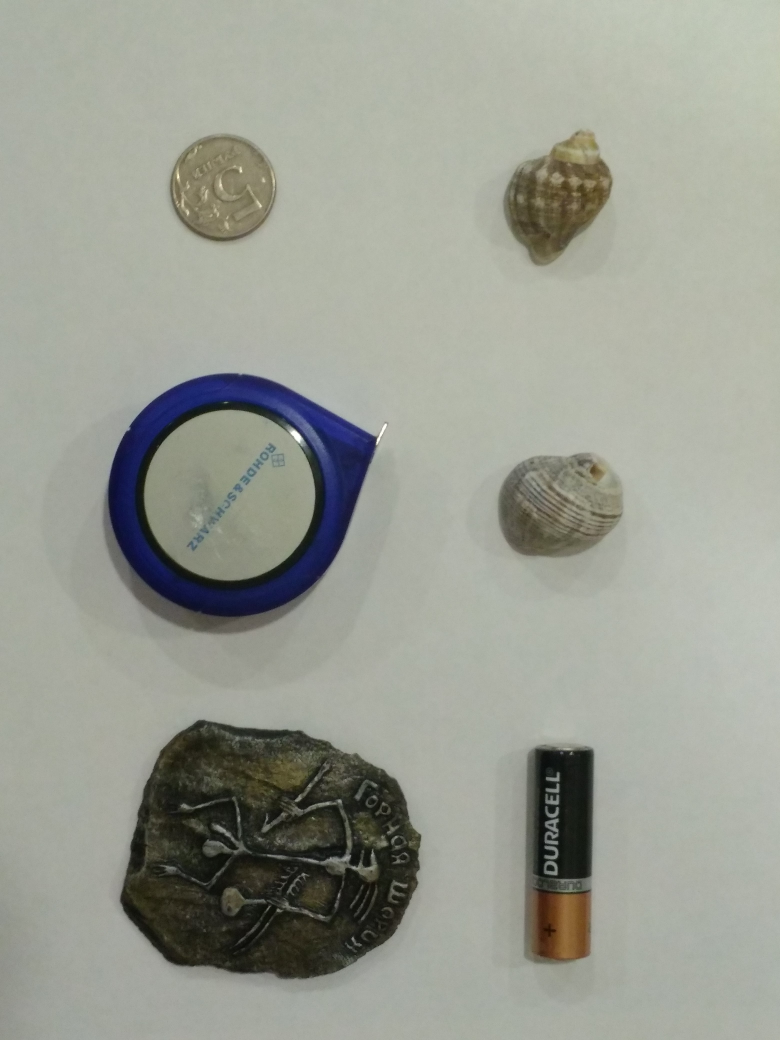
#> input picture pencils/img (1).jpg, 3120 x 4160 px (shown at 1/4 size)
$ python main.py
#> lines starting #> are read from the running program, lines starting #| are printed output that depends on the picture; after the words box and inside, x2 and y2 are one past the last pixel; in counts of white or black regions, pixels touching at a corner belong together
import cv2
import numpy as np

files = ["img (1).jpg", "img (2).jpg", "img (3).jpg", "img (4).jpg", "img (5).jpg", "img (6).jpg", "img (7).jpg", "img (8).jpg", "img (9).jpg", "img (10).jpg", "img (11).jpg", "img (12).jpg"]
final = 0
for file in files:
    image = cv2.imread(file)
#> image is the input picture: shape (4160, 3120, 3); mean B, G, R 146.8, 157.2, 154.3

    hsv = cv2.cvtColor(image, cv2.COLOR_BGR2HSV)
#> hsv: shape (4160, 3120, 3); mean H, S, V 41, 27.6, 158.9
    lower_green = np.array([35, 200, 0])
    upper_green = np.array([85, 255, 255])
    lower_blue = np.array([85, 100, 100])
    upper_blue = np.array([110, 255, 255])
    lower_orange = np.array([0, 150, 150])
    upper_orange = np.array([20, 255, 255])

    mask_green = cv2.inRange(hsv, lower_green, upper_green)
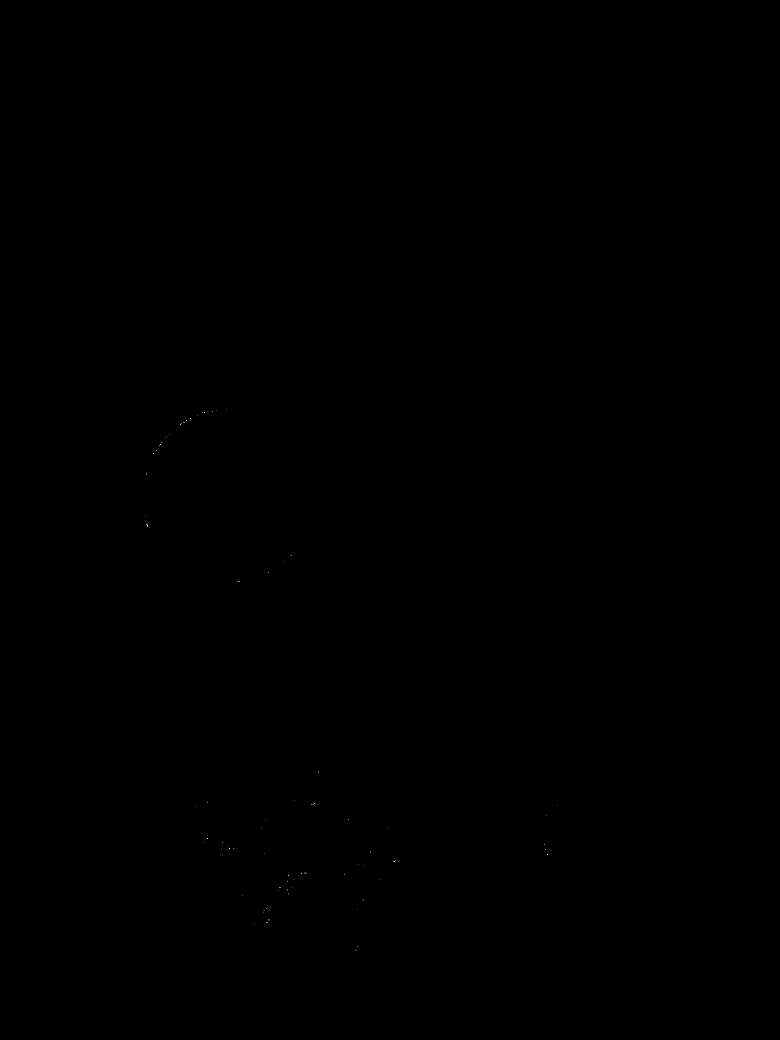
#> mask_green: shape (4160, 3120) (shown at 1/4 size); 0% white in thin lines or dots, all inside (x1, y1, x2, y2) = (582, 1637, 2231, 3801)
    mask_blue = cv2.inRange(hsv, lower_blue, upper_blue)
#> mask_blue: shape (4160, 3120); 0% white in thin lines or dots, all inside (x1, y1, x2, y2) = (1247, 1718, 1254, 1721)
    mask_orange = cv2.inRange(hsv, lower_orange, upper_orange)
#> mask_orange: shape (4160, 3120); every value is 0

    mask = cv2.add(mask_blue, mask_green)
    mask = cv2.add(mask, mask_orange)

    mask = cv2.morphologyEx(mask, cv2.MORPH_CLOSE, np.ones((17, 17)), iterations=5)
#> mask: shape (4160, 3120); 0.04% white; 60 white regions (52 under 20 px), largest, box (x1, y1, x2, y2) and area: (1114, 3500, 1176, 3577) 2200, (1052, 3623, 1083, 3691) 1379, (883, 3370, 936, 3424) 629
    mask = cv2.resize(mask, dsize=(400, 400), fx=20, fy=20)
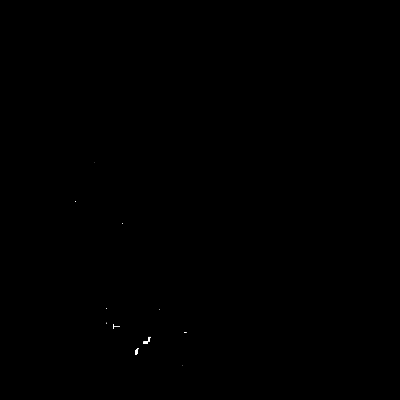
#> mask: shape (400, 400); min 0, max 255, mean 0.1

    contours, _ = cv2.findContours(mask, cv2.RETR_EXTERNAL, cv2.CHAIN_APPROX_SIMPLE)
#> contours = 11 contours, all with area under 20

    k = 0

    for contour in contours:
        area = cv2.contourArea(contour)

        if area > 1000:
            k += 1
            final += 1
#> this loop made 11 passes
#> (contour, area) on passes 1, 4, 6, 7, 8, 9, 10, 11: ([[182, 365]], 0), ([[184, 332], [186, 332]], 0), ([[106, 322], [106, 323]], 0), ([[159, 309]], 0), ([[106, 308]], 0), ([[122, 223]], 0), ([[75, 201]], 0), ([[94, 162]], 0)
#> area on passes 2, 3, 5: 11, 16.5, 1
#> after the loop, final = 0; k = 0
    print(f"Карандашей на {file} - {k}")
#| Карандашей на img (1).jpg - 0
#> pass 2 of the loop `for file in files:`:
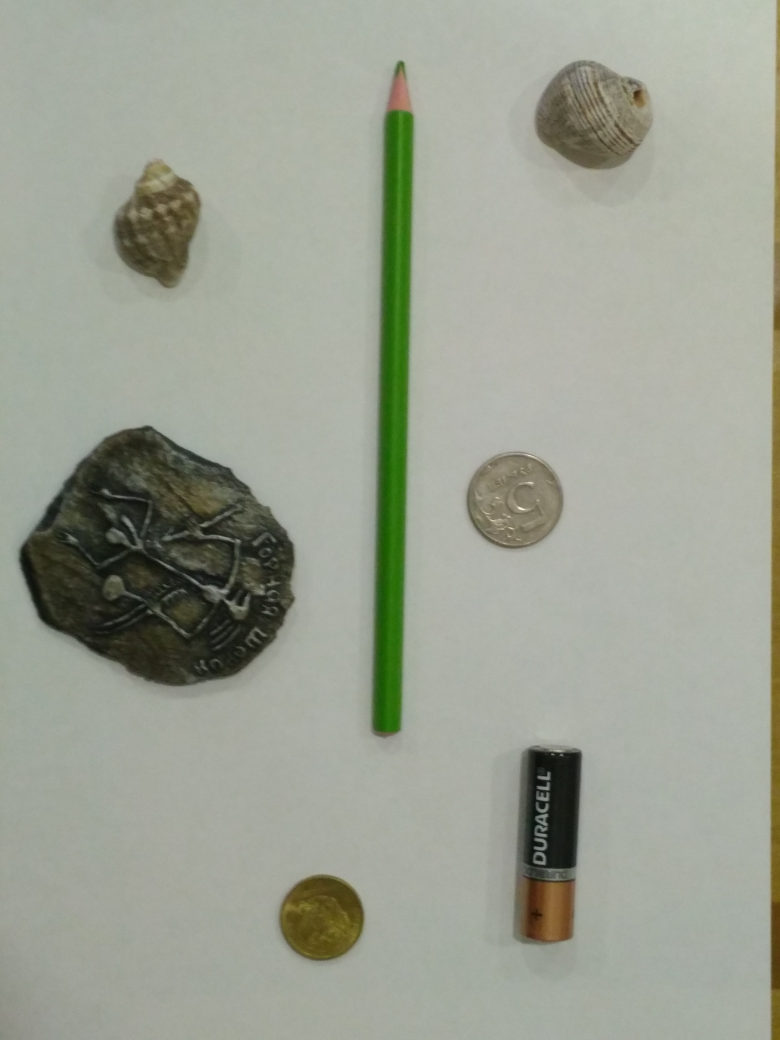
#> input picture pencils/img (2).jpg, 3120 x 4160 px (shown at 1/4 size)
#> image is the input picture: shape (4160, 3120, 3); mean B, G, R 147, 160.5, 155.9
#> hsv: shape (4160, 3120, 3); mean H, S, V 41.5, 27.6, 161.1
#> `mask_green = cv2.inRange(hsv, lower_green, upper_green)`:
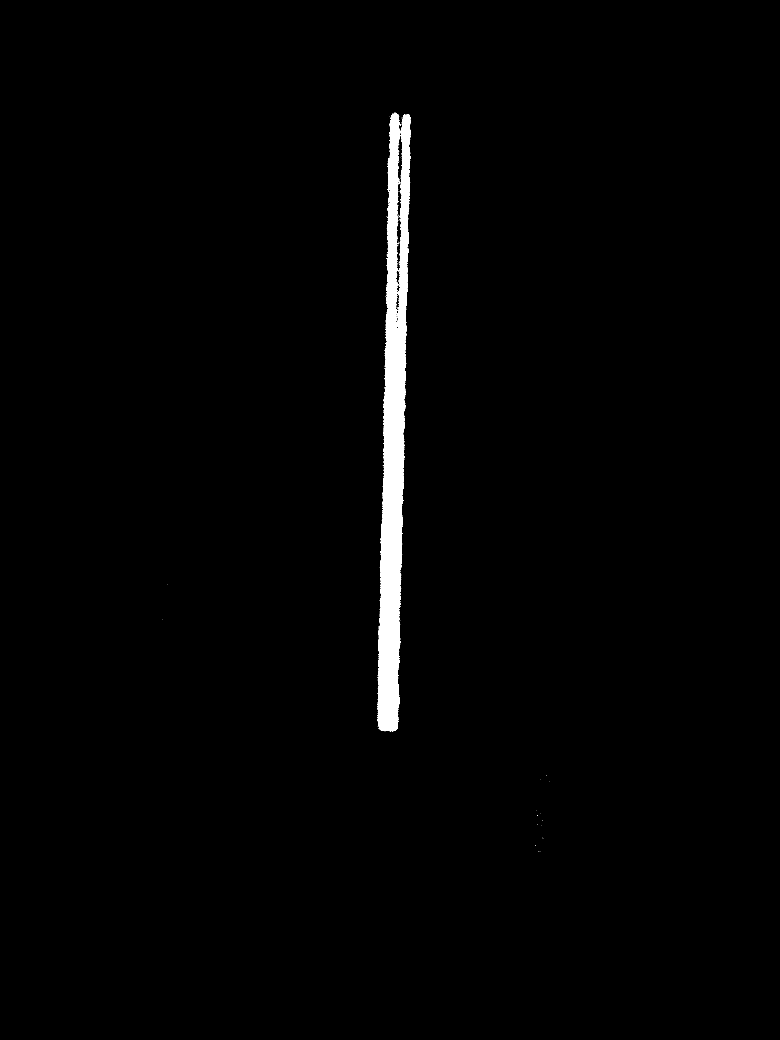
#> mask_green: shape (4160, 3120) (shown at 1/4 size); 1.4% white; 127 white regions (126 under 20 px), largest, box (x1, y1, x2, y2) and area: (1508, 451, 1643, 2926) 186776
#> `mask = cv2.resize(mask, dsize=(400, 400), fx=20, fy=20)`:
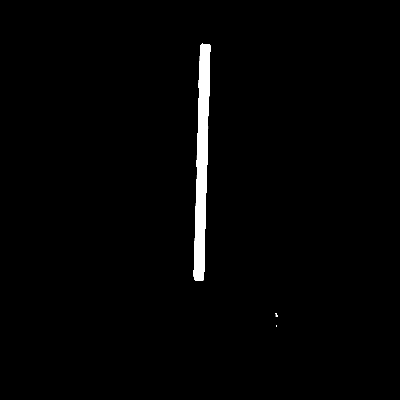
#> mask: shape (400, 400); min 0, max 255, mean 4.1
#> contours = 3 contours, 2 with area under 20; largest, box (x1, y1, x2, y2) and area: (193, 43, 211, 281) 2332
#> the loop `for contour in contours:` made 3 passes
#> (area, k, final) on pass 3: (2332, 1, 1)
#> after the loop `for contour in contours:`: final = 1
#| Карандашей на img (2).jpg - 1
#> pass 3 of the loop `for file in files:`:
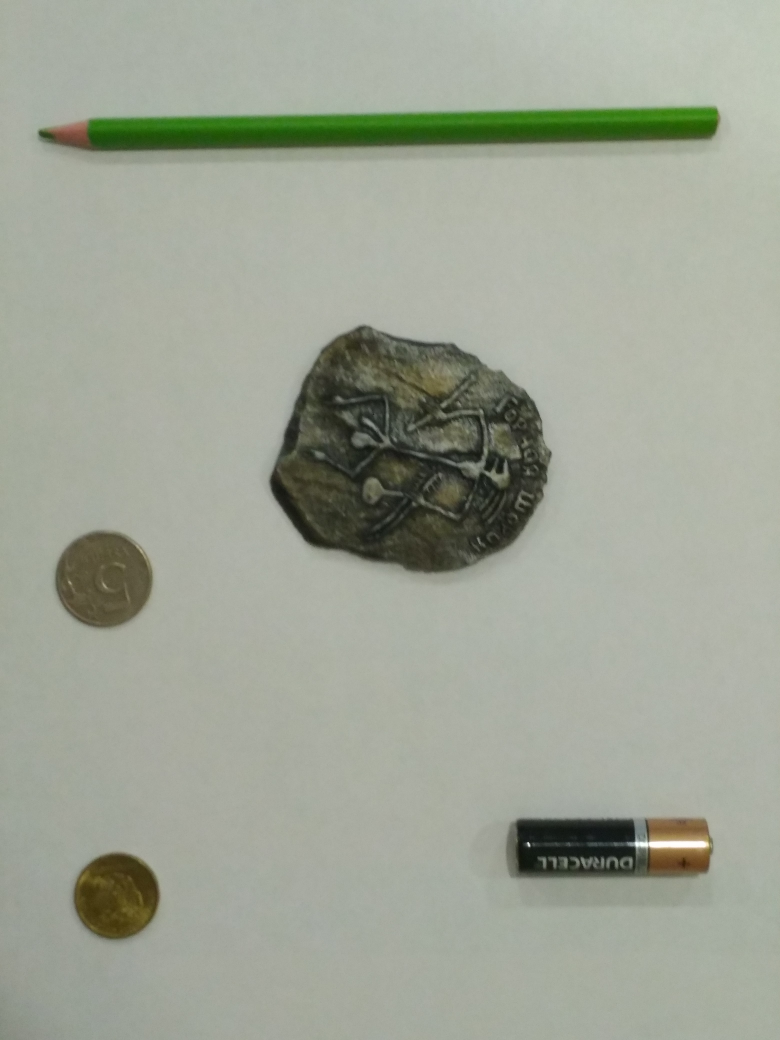
#> input picture pencils/img (3).jpg, 3120 x 4160 px (shown at 1/4 size)
#> image is the input picture: shape (4160, 3120, 3); mean B, G, R 149.7, 163.8, 158.5
#> hsv: shape (4160, 3120, 3); mean H, S, V 41.3, 26.6, 164
#> `mask_green = cv2.inRange(hsv, lower_green, upper_green)`:
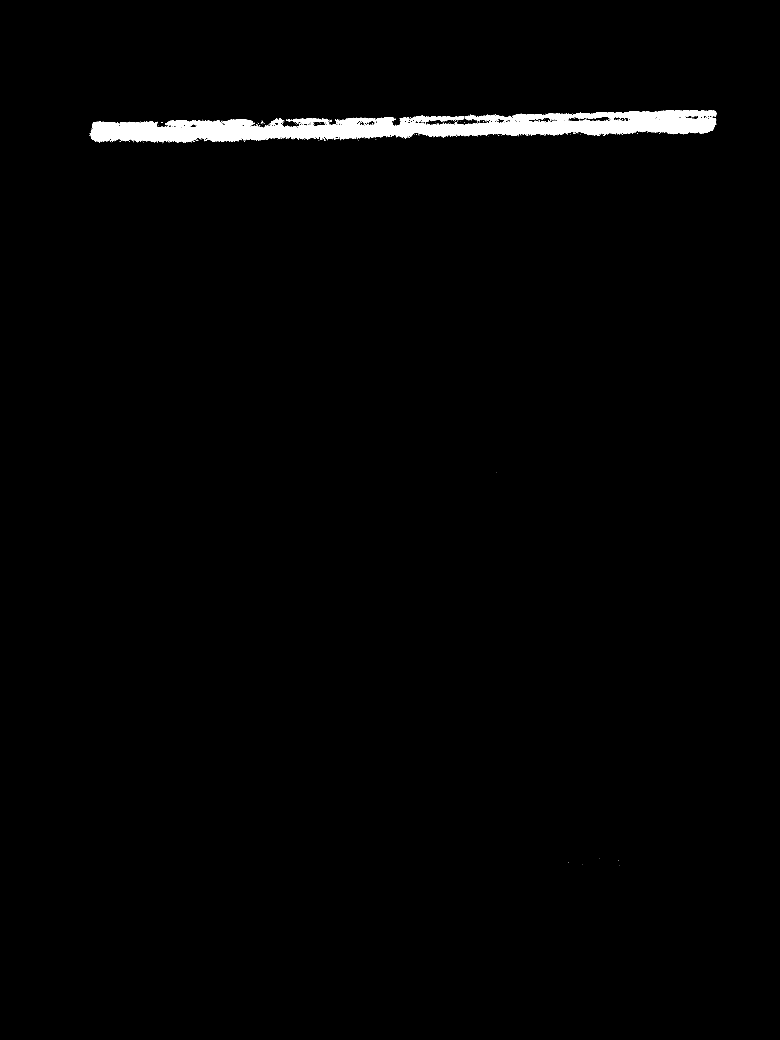
#> mask_green: shape (4160, 3120) (shown at 1/4 size); 1.3% white; 330 white regions (320 under 20 px), largest, box (x1, y1, x2, y2) and area: (361, 440, 2867, 570) 167065, (1154, 478, 1170, 488) 68, (976, 555, 985, 561) 37
#> `mask = cv2.resize(mask, dsize=(400, 400), fx=20, fy=20)`:
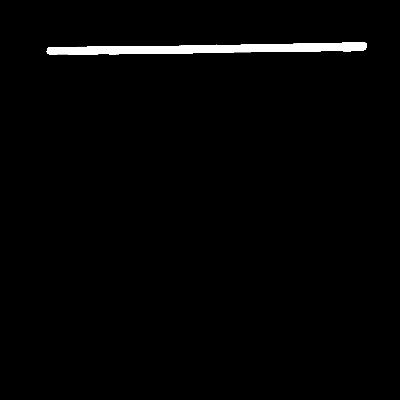
#> mask: shape (400, 400); min 0, max 255, mean 4.2
#> contours = 1 contour; box (x1, y1, x2, y2) and area: (46, 42, 367, 55) 2348
#> the loop `for contour in contours:` made 1 pass
#> (area, k, final) on pass 1: (2348, 1, 2)
#> after the loop `for contour in contours:`: final = 2; k = 1
#| Карандашей на img (3).jpg - 1
#> (the run stopped early here; a loop or call above may not have finished)
